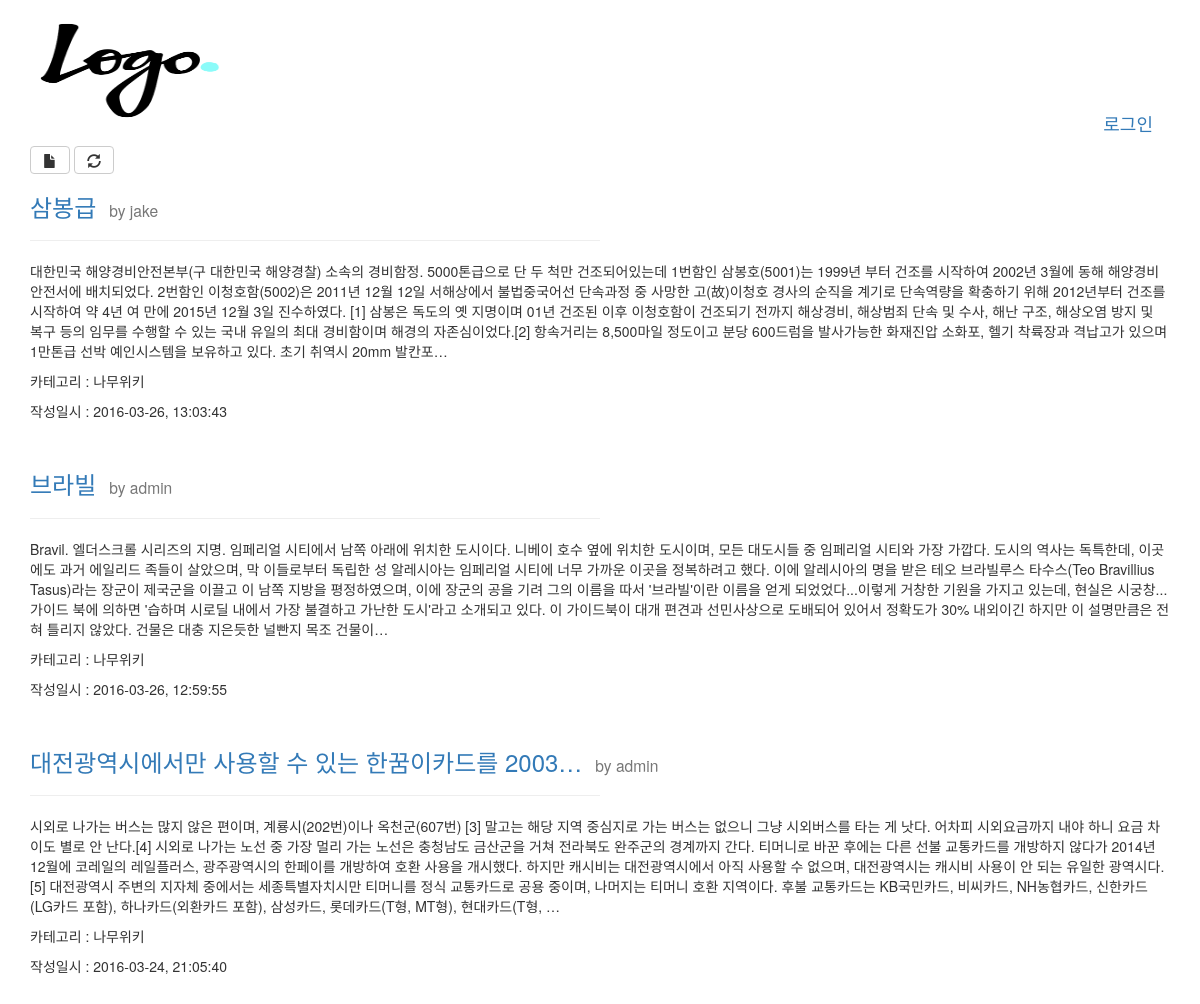
The page / on the database its author committed.
### blog/models.py (models this page shows, shortened)
class Post(models.Model):
    user = models.ForeignKey(settings.AUTH_USER_MODEL) # 유저만이 글을 쓸 수 있음
    title = models.CharField(max_length=200, db_index=True)
    content = models.TextField(blank=False) # 제한이 없는 아주 큰 문자열
    photo = models.ImageField(blank=True, null=True)
    created_at = models.DateTimeField(auto_now_add=True) # 처음 데이터가 들어갈때 생성 일시가 자동으로 들어가도록
    updated_at = models.DateTimeField(auto_now=True) # 저장 시점의 일시 정보를 입력
    tag = models.ManyToManyField('Tag', blank=True) # 'Tag' 모델 클래스의 이름을 문자열로 하는 이유는 장고가 나중에 처리하도록 하기 위해서. 문자열이 아닐 경우 Post 클래스보다 앞에 있어야 함.
    category = models.ForeignKey('Category', blank=False, null=False) # blank는 폼에서 사용하는 것 null은 db에서 사용하는 것
    is_model_field = False
    class Meta: # 디폴트 정렬 기준 설정 - 가장 최근글 우선
        ordering = ('-created_at', '-pk')

class Category(models.Model):
    name = models.CharField(max_length=40)

### blog/views.py (the view)
# urls.py: url(r'^$', blog_views.list_posts, name='list_posts'),
def list_posts(request):
    per_page = 3
    current_page = int(request.GET.get('page', 1)) # page가 있으면 값을 가져오고 없으면 1을 가져온다.
    all_posts = Post.objects.select_related().prefetch_related().all()
    pagi = Paginator(all_posts, per_page)
    try:
        pg = pagi.page(current_page)
    except PageNotAnInteger:
        pg = pagi.page(1)
    except EmptyPage:
        pg = []
        raise Http404("해당 페이지가 존재하지 않습니다.") # 404 에러 페이지로 이동
    return render(request, 'list_posts.html', {
        'posts': pg,
    })

### blog/templates/list_posts.html (shortened to what this page needs)
{% extends 'blog_layout.html' %}
{% load bootstrap3 %}
{% block content %}
<div>
<a class="btn btn-default" href="{% url 'create_post' %}"><span class="glyphicon glyphicon-file"></a>
<a class="btn btn-default" href="{% url 'list_posts' %}"><span class="glyphicon glyphicon-refresh"></span></a>
</div>
    {% for post in posts %}
    <div class="post_container">
        <h3><a href="{% url 'view_post' pk=post.pk %}">{{ post.title | truncatechars:"30" }}</a><small >&nbsp;&nbsp; by {{ post.user }}</small></h3>
        <hr width="50%" align="left" />
        <div class="post_content">
            <p>{{ post.content | truncatechars:"500" }}</p>
        </div>
        <div>
            <p>카테고리 : {{ post.category.name }}</p>
            <p>작성일시 : {{ post.created_at | date:"Y-m-d, H:i:s" }}</p>
        </div><br>
    </div>
    {% empty %}
        <p>글이 전혀 없습니다.</p>
    {% endfor %}
{% endblock %}

### rows shown on the page
Post: title "삼봉급", user "jake", content "대한민국 해양경비안전본부(구 대한민국 해양경찰) 소속의 경비함정. 5000톤급으로 단 두 척만 건조되어있는데 1번함인 삼봉호(5001)는 1999년 부터 건조를 시작하여 2002년 3월에 동해 해양경비안전서에 배치되었다. 2번함인 이청호함(5002)은 2011년 12월 12일 서해상에서 불법중국어선 단속과정 중 사망한 고(故)이청호 경사의 순직을 계기로 단속역량을 확충하기 위해 2012년부터 건조를 시작하여 약 4년 여 만에 2015년 12월 3일 진수하였다. [1] 삼봉은 독도의 옛 지명이며 01년 건조된 이후 이청호함이 건조되기 전까지 해상경비, 해상범죄 단속 및 수사, 해난 구조, 해상오염 방지 및 복구 등의 임무를 수행할 수 있는 국내 유일의 최대 경비함이며 해경의 자존심이었다.[2] 항속거리는 8,500마일 정도이고 분당 600드럼을 발사가능한 화재진압 소화포, 헬기 착륙장과 격납고가 있으며 1만톤급 선박 예인시스템을 보유하고 있다. 초기 취역시 20mm 발칸포…", category.name "나무위키", created_at "2016-03-26, 13:03:43"
Post: title "브라빌", user "admin", content "Bravil. 엘더스크롤 시리즈의 지명. 임페리얼 시티에서 남쪽 아래에 위치한 도시이다. 니베이 호수 옆에 위치한 도시이며, 모든 대도시들 중 임페리얼 시티와 가장 가깝다. 도시의 역사는 독특한데, 이곳에도 과거 에일리드 족들이 살았으며, 막 이들로부터 독립한 성 알레시아는 임페리얼 시티에 너무 가까운 이곳을 정복하려고 했다. 이에 알레시아의 명을 받은 테오 브라빌루스 타수스(Teo Bravillius Tasus)라는 장군이 제국군을 이끌고 이 남쪽 지방을 평정하였으며, 이에 장군의 공을 기려 그의 이름을 따서 '브라빌'이란 이름을 얻게 되었었다...이렇게 거창한 기원을 가지고 있는데, 현실은 시궁창... 가이드 북에 의하면 '습하며 시로딜 내에서 가장 불결하고 가난한 도시'라고 소개되고 있다. 이 가이드북이 대개 편견과 선민사상으로 도배되어 있어서 정확도가 30% 내외이긴 하지만 이 설명만큼은 전혀 틀리지 않았다. 건물은 대충 지은듯한 널빤지 목조 건물이…", category.name "나무위키", created_at "2016-03-26, 12:59:55"
Post: title "대전광역시에서만 사용할 수 있는 한꿈이카드를 2003…", user "admin", content "시외로 나가는 버스는 많지 않은 편이며, 계룡시(202번)이나 옥천군(607번) [3] 말고는 해당 지역 중심지로 가는 버스는 없으니 그냥 시외버스를 타는 게 낫다. 어차피 시외요금까지 내야 하니 요금 차이도 별로 안 난다.[4] 시외로 나가는 노선 중 가장 멀리 가는 노선은 충청남도 금산군을 거쳐 전라북도 완주군의 경계까지 간다. 티머니로 바꾼 후에는 다른 선불 교통카드를 개방하지 않다가 2014년 12월에 코레일의 레일플러스, 광주광역시의 한페이를 개방하여 호환 사용을 개시했다. 하지만 캐시비는 대전광역시에서 아직 사용할 수 없으며, 대전광역시는 캐시비 사용이 안 되는 유일한 광역시다.[5] 대전광역시 주변의 지자체 중에서는 세종특별자치시만 티머니를 정식 교통카드로 공용 중이며, 나머지는 티머니 호환 지역이다. 후불 교통카드는 KB국민카드, 비씨카드, NH농협카드, 신한카드(LG카드 포함), 하나카드(외환카드 포함), 삼성카드, 롯데카드(T형, MT형), 현대카드(T형, …", category.name "나무위키", created_at "2016-03-24, 21:05:40"
